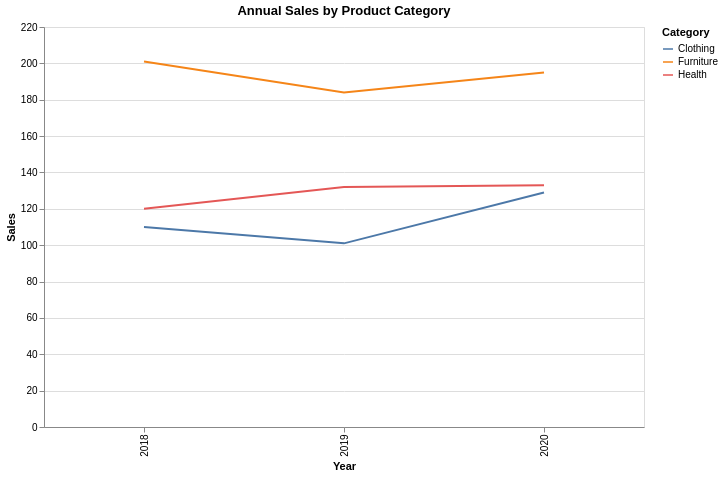

The code cell stored with this chart in its notebook:
### Code cell
alt.Chart(long_form).mark_line().encode(
    x='Year:O',
    y='Sales:Q',
    color='Category:N'
).properties(
    height=400,
    width=600,
    title= 'Annual Sales by Product Category'
)

### Figure 1 — Vega-Lite specification as saved in the notebook (floating-point values rounded to 4 significant figures)
{"config": {"view": {"continuousWidth": 300, "continuousHeight": 300}}, "data": {"name": "data-b215d0691098761c08460536cd844dfa"}, "mark": {"type": "line"}, "encoding": {"color": {"field": "Category", "type": "nominal"}, "x": {"field": "Year", "type": "ordinal"}, "y": {"field": "Sales", "type": "quantitative"}}, "height": 400, "title": "Annual Sales by Product Category", "width": 600, "$schema": "https://vega.github.io/schema/vega-lite/v6.1.0.json", "datasets": {"data-b215d0691098761c08460536cd844dfa": [{"Year": 2018, "Category": "Clothing", "Sales": 110}, {"Year": 2019, "Category": "Clothing", "Sales": 101}, {"Year": 2020, "Category": "Clothing", "Sales": 129}, {"Year": 2018, "Category": "Furniture", "Sales": 201}, {"Year": 2019, "Category": "Furniture", "Sales": 184}, {"Year": 2020, "Category": "Furniture", "Sales": 195}, {"Year": 2018, "Category": "Health", "Sales": 120}, {"Year": 2019, "Category": "Health", "Sales": 132}, {"Year": 2020, "Category": "Health", "Sales": 133}]}}
